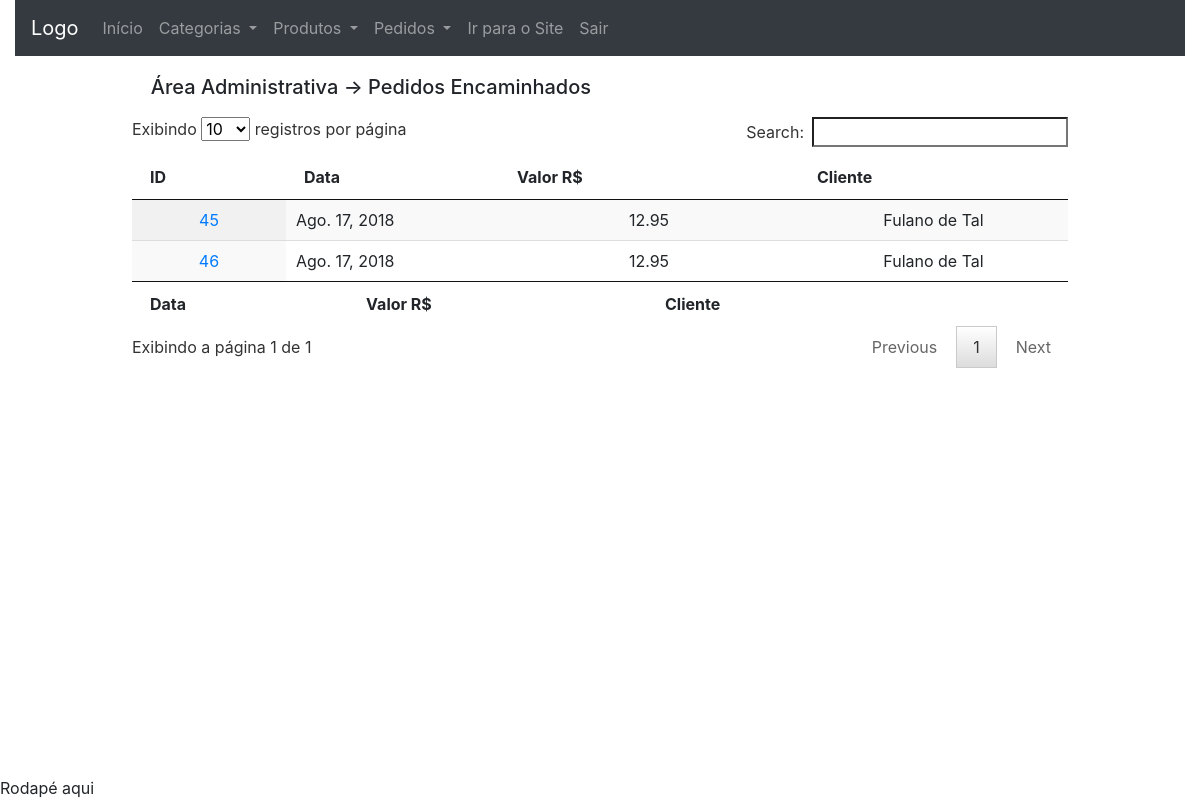
The page /area_administrativa/encaminhados (signed in) on the database as committed earlier.
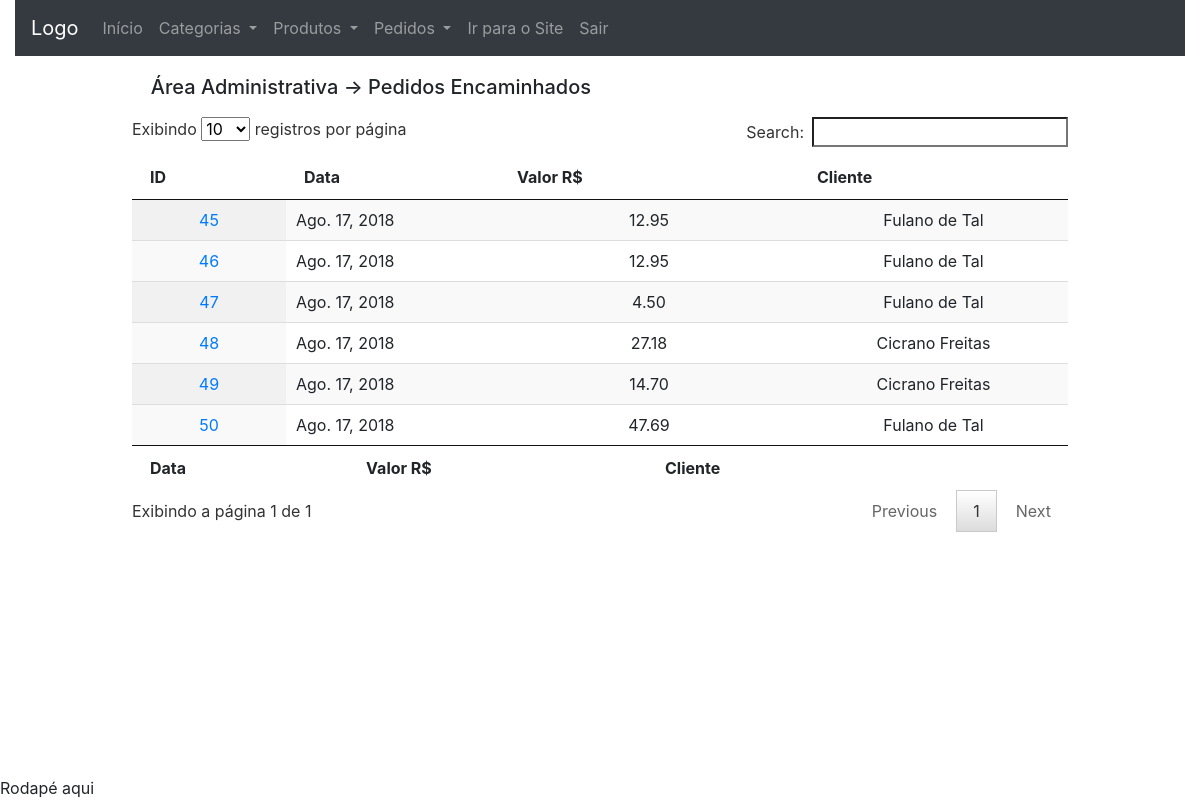
The same page on the database as committed later.
### checkout/models.py (models this page shows, shortened)
class Order(models.Model):
	date = models.DateField(default=date.today, editable=False)
	value = models.DecimalField('Valor R$', max_digits=10,
		decimal_places=2, default=0)
	user = models.ForeignKey(User, on_delete=models.CASCADE,
		null=True, blank=True)
	delivery_address_is_the_same = models.BooleanField(
		verbose_name='Entregar no endereço cadastrado',
		default=True,
		blank=True)
	logradouro = models.CharField('Rua/Avenida', max_length=100,
		null=True, blank=True, default='')
	numero = models.CharField('Número', max_length=100,
		null=True, blank=True, default='')
	cep = models.CharField('CEP', max_length=10, null=True,
		blank=True, default='')
	complemento = models.CharField('Complamento', max_length=100,
		null=True, blank=True, default='')
	bairro = models.CharField('Bairro', max_length=100, null=True,
		blank=True, default='')
	cidade = models.CharField('Cidade', max_length=100, null=True,
		blank=True, default='')
	estado = models.CharField('Estado', max_length=100, null=True,
		blank=True, default='')
	transaction_id = models.CharField('ID da transação', max_length=100,
		null=True, blank=True)
	status_order = models.CharField('Status do Pedido', max_length=10,
		choices=STATUS_ORDER, default='A')
	status_pg = models.CharField('Status PagSeguro', max_length=10,
		choices=STATUS_PAGSEGURO, null=True, blank=True)
	sended = models.BooleanField(
		verbose_name='Enviado',
		default=False,
		blank=True)
	forwarded = models.BooleanField(
		verbose_name='Encaminhado',
		default=False,
		blank=True)
	class Meta:
		verbose_name = 'Pedido'
		verbose_name_plural = 'Pedidos'
		ordering = ['date']
	objects = models.Manager() # The default manager.
	orderManager = OrderManager()

### accounts/models.py (models this page shows, shortened)
class User(AbstractBaseUser, PermissionsMixin):
	UF_CHOICES = (
    ('AC','Acre'), ('AL','Alagoas'), ('AP','Amapá'),
    ('AM','Amazonas'), ('BA','Bahia'), ('CE','Ceará'),
    ('DF','Distrito Federal'), ('ES','Espírito Santo'),
    ('GO','Goiás'), ('MA','Maranhão'), ('MT','Mato Grosso'),
    ('MS','Mato Grosso do Sul'), ('MG','Minas Gerais'),
    ('PA','Pará'), ('PB','Paraíba'), ('PR','Paraná'),
    ('PE','Pernambuco'), ('PI','Piauí'),
    ('RJ','Rio de Janeiro'), ('RN','Rio Grande do Norte'),
    ('RS','Rio Grande do Sul'), ('RO','Rondônia'),
    ('RR','Roraima'), ('SC','Santa Catarina'),
    ('SP','São Paulo'), ('SE','Sergipe'),
	('TO','Tacantins'), )
	username = models.CharField(
		'Login', max_length=30, unique=True, validators=[
			validators.RegexValidator(
				re.compile('^[\w.@+-]+$'),
				'Informe um nome de usuário válido. '
				'Este valor deve conter apenas letras, números '
				'e os caracteres: @/./+/-/_ .'
				, 'invalid'
			)
		], help_text='Um nome curto que será usado para identificá-lo de forma única na plataforma'
	)
	name = models.CharField('Nome', max_length=100, blank=True)
	email = models.EmailField('E-mail', unique=True)
	telefone = models.CharField('Telefone', max_length=20, null=True,
		blank=True)
	cpf = models.CharField('CPF', max_length=11, null=True, blank=True)
	logradouro = models.CharField('Rua/Avenida', max_length=100,
		null=True, blank=True)
	numero = models.CharField('Número', max_length=100,
		null=True, blank=True)
	cep = models.CharField('CEP', max_length=10, null=True, blank=True)
	complemento = models.TextField('Complamento', max_length=100,
		null=True, blank=True)
	bairro = models.CharField('Bairro', max_length=100, null=True, blank=True)
	cidade = models.CharField('Cidade', max_length=100, null=True, blank=True)
	estado = models.CharField('Estado', max_length=100, null=True, blank=True,
		choices=UF_CHOICES)
	is_staff = models.BooleanField('Equipe', default=False)
	is_active = models.BooleanField('Ativo', default=True)
	date_joined = models.DateTimeField('Data de Entrada', auto_now_add=True)
	USERNAME_FIELD = 'username'
	REQUIRED_FIELDS = ['email']
	objects = UserManager()
	class Meta:
		verbose_name = 'Usuário'
		verbose_name_plural = 'Usuários'
	def __str__(self):
		return self.name or self.username

### dashboard_admin/views.py (the view)
# urls.py: path('encaminhados', views.forwarded, name='forwarded'),
@login_required
def forwarded(request):
	orders = Order.objects.filter(forwarded=True)
	context = {
		'orders': orders
	}
	return render(request, 'dashboard_admin/forwarded.html',
		context)

### dashboard_admin/templates/dashboard_admin/forwarded.html (shortened to what this page needs)
{% extends 'dashboard_admin/base.html' %}
{% load widget_tweaks %}
{% block conteudo %}
<div class="panel panel-default table-two-column panel-large">
	{% block dashboard_title %}
	<div class="panel-heading" style="margin: 2%;">
		<h5>Área Administrativa -> Pedidos Encaminhados </h5>
	</div>
	{% endblock %}
	<div class="panel-body">
		<table id="table" class="display" cellspacing="0"
		        width="100%">
		    <thead>
		      <tr>
		        <th>ID</th>
		        <th>Data</th>
		        <th>Valor R$</th>
		        <th>Cliente</th>
		      </tr>
		    </thead>
		    <tfoot>
		      <tr>
		        <th>Data</th>
		        <th>Valor R$</th>
		        <th>Cliente</th>
		      </tr>
		    </tfoot>
		    <tbody>
				{% for order in orders %}
				<tr>
					<td style="text-align: center;">
						<a href="{% url 'dashboard_admin:order_datail' order.id %}"
						title="Detalhes">
					  	{{ order.id }}
						</a>
					</td>
					<td>
						{{ order.date }}
					</td>
					<td style="text-align: center;">
						{{ order.value }}
					</td>
					<td style="text-align: center;">
						{{ order.user }}
					</td>
				</tr>
				{% endfor %}
		    </tbody>
		</table>
	</div>
</div>
{% endblock %}

Rows that differ between the two databases and show on the page:
now on this page (row edited): Order: id "47", date "Ago. 17, 2018", value "4.50", user "Fulano de Tal"
now on this page (row edited): Order: id "48", date "Ago. 17, 2018", value "27.18", user "Cicrano Freitas"
now on this page (row edited): Order: id "49", date "Ago. 17, 2018", value "14.70", user "Cicrano Freitas"
now on this page (row edited): Order: id "50", date "Ago. 17, 2018", value "47.69", user "Fulano de Tal"
